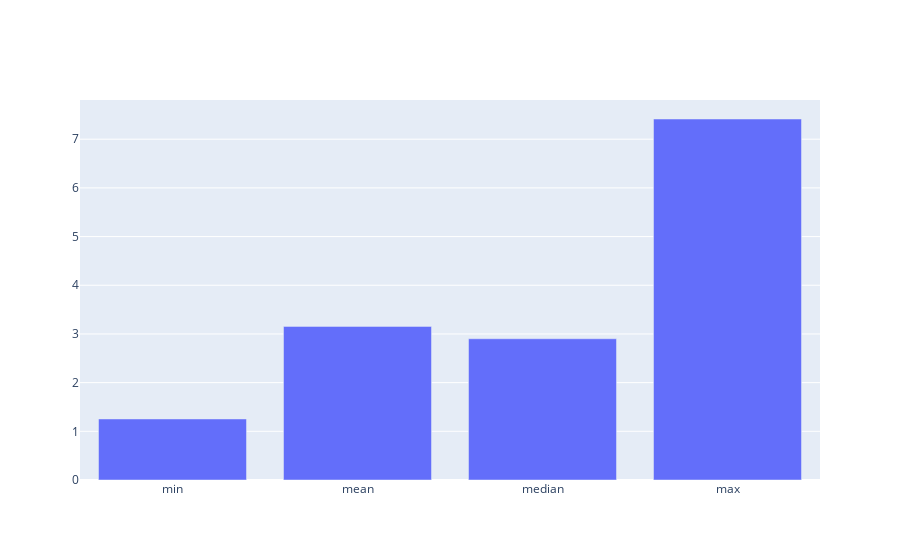

Notebook source saved alongside this figure:
### Code cell
fig = go.Figure(data=go.Bar(y=dict_sum_numeric["DE-BB"]["WindSpeed"], x = ["min", "mean", "median", "max"]))
fig.show()

### Figure 1 — Plotly figure (JSON) as saved in the notebook; plotly's stock layout.template omitted (floating-point values rounded to 4 significant figures)
{"data": [{"type": "bar", "x": ["min", "mean", "median", "max"], "y": [1.254, 3.155, 2.901, 7.415]}], "layout": {}}
